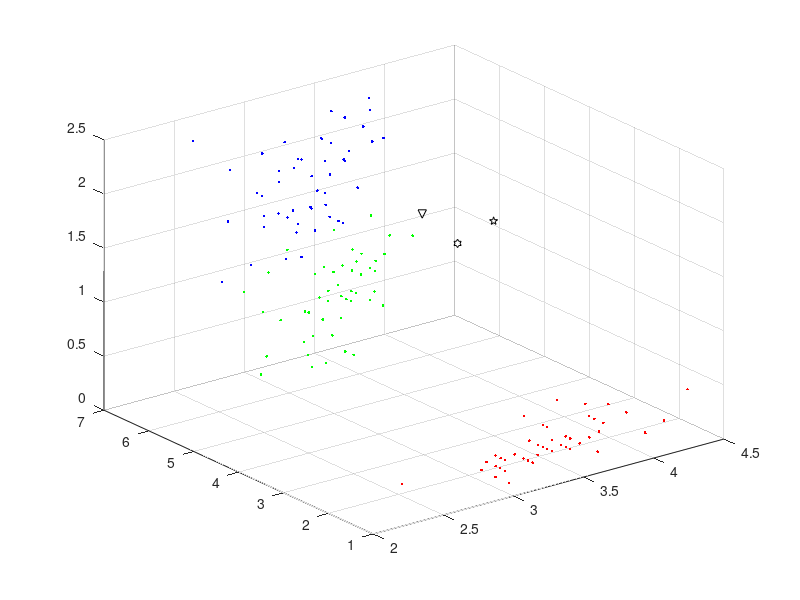

MATLAB code for this plot: (Note: this script raises an error after producing the figure.)
clc,clear all,close all
dat = fopen('IrisDataBase.dat');
IrisDataBase=textscan(dat, '%f %f %f %f %s');
fclose(dat);
Datos(:,1)=IrisDataBase{2};
Datos(:,2)=IrisDataBase{3};
Datos(:,3)=IrisDataBase{4};
DatosS=Datos(1:50,:);
DatosVS=Datos(51:100,:); 
DatosV=Datos(101:150,:);
figure(1)
plot3(DatosS(:,1),DatosS(:,2),DatosS(:,3),'r.')
hold on 
plot3(DatosVS(:,1),DatosVS(:,2),DatosVS(:,3),'g.')
plot3(DatosV(:,1),DatosV(:,2),DatosV(:,3),'b.')
grid on;
xy=Datos';% guardo la transpuesta de los datos para facilitar los calculos
cm=sum(xy,2)/length(xy(1,:)); 
w=rand(3,3); 
w(1,:)=w(1,:)+cm(1)
w(2,:)=w(2,:)+cm(2);
w(3,:)=w(3,:)+cm(3);
s=-10:0.01:10;
plot3(w(1,1),w(2,1),w(3,1),'pk',w(1,2),w(2,2),w(3,2),'hk',w(1,3),w(2,3),w(3,3),'vk')
C(1,:)=w(1,:);
C(2,:)=w(2,:);
C(3,:)=w(3,:);
pause;% se grafican los pesos iniciales
sigm=3.5;
figure
while sigm>.1
  numr=round(rand(1)*(length(xy(1,:))-1))+1; %se selecciona al azar uno de los datos 
  a=max(compet((sum(w.*w)'-(2*w'*xy(:,numr))+(xy(:,numr)'*xy(:,numr)))*-1).*[1:3]'); 
  multp=exp((-1/2)*(a/sigm).^2);
  B=exp((-1/2)*((s-a)/sigm).^2);%se hace el calculo de la distribucion normal
  w(:,a)=w(:,a)+multp*(xy(:,numr)-w(:,a)); %se modifican los pesos segun los resultados anteriores
  hold on 
  grid on
  subplot(2,1,2),plot(B)
  hold on 
  grid on
  subplot(2,1,1),plot3(w(1,1),w(2,1),w(3,1),'pm',w(1,2),w(2,2),w(3,2),'hm',w(1,3),w(2,3),w(3,3),'vm') % se grafica el movimiento que tienen los pesos
 
  plot3(DatosS(:,1),DatosS(:,2),DatosS(:,3),'r.')
  plot3(DatosVS(:,1),DatosVS(:,2),DatosVS(:,3),'g.')
  plot3(DatosV(:,1),DatosV(:,2),DatosV(:,3),'b.')
  
  pause(.06) %se da tiempo para que se despliegue la animacion en pantalla
  sigm=sigm-.025;% se decrementa el valor de sigma
end
figure,plot(B)
figure
plot3(xy(1,1:50),xy(2,1:50),xy(3,1:50),'*r',xy(1,51:100),xy(2,51:100),xy(3,51:100),'+g',xy(1,101:150),xy(2,101:150),xy(3,101:150),'^b',w(1,1),w(2,1),w(3,1),'pk',w(1,2),w(2,2),w(3,2),'hk',w(1,3),w(2,3),w(3,3),'vk')
grid on;